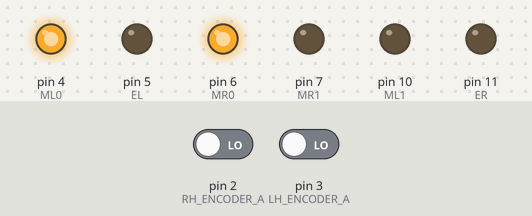
Simulated run of this sketch. Board: Arduino Uno, built with avr-gcc and run on an emulated ATmega328P. On the bench: output pins drawn as LEDs (lit = HIGH). Inputs (shaded band) come from the test bench; at power-on: pin 2 (RH_ENCODER_A) LOW, pin 3 (LH_ENCODER_A) LOW.

Above: at 0.1 s.
Timing chart, 0 to 1.6 s (numbered marks = the images above):
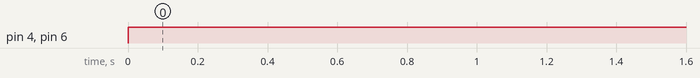

Measured:
- by itself, pin 4 (ML0), pin 6 (MR0): LOW → HIGH at 0.00 s

The sketch:

pid_test.ino
```cpp
#include "motors_speed_pid.h"
#include "encoders.h"

void setup() {

	set_encoders_input();
	set_pid_parameters();
}

void loop() {

	motors_speed_pid(0.0, 0.0);

	delay(20);
}
```

encoders.cpp
```cpp
#include <Arduino.h>

#define RH_ENCODER_A 2
#define RH_ENCODER_B 8
#define LH_ENCODER_A 3
#define LH_ENCODER_B 9

volatile  long rightCount = 0;
volatile  long leftCount = 0;


void leftEncoderEvent(){
  if(digitalRead(LH_ENCODER_A) == HIGH){
    if(digitalRead(LH_ENCODER_B) == LOW){
      leftCount++;
    }else{
      leftCount--;
    }
  }
  else{
    if(digitalRead(LH_ENCODER_B) == LOW){
      leftCount--;
    }else{
      leftCount++;
    }
  }
}

void rightEncoderEvent(){
  if(digitalRead(RH_ENCODER_A) == HIGH){
    if(digitalRead(RH_ENCODER_B) == LOW){
      rightCount++;
    }else{
      rightCount--;
    }
  }

  else{
    if(digitalRead(RH_ENCODER_B) == LOW){
      rightCount--;
    }else{
      rightCount++;
    }
  }
}


volatile long left_count(){
	return leftCount;
}
volatile long right_count(){
	return rightCount;
}

void set_encoders_input(){
	pinMode(RH_ENCODER_A, INPUT);
	pinMode(RH_ENCODER_B, INPUT);
	pinMode(LH_ENCODER_A, INPUT);
	pinMode(LH_ENCODER_B, INPUT);

	attachInterrupt(0, rightEncoderEvent, CHANGE);
	attachInterrupt(1, leftEncoderEvent, CHANGE);
}
```

encoders.h
```cpp
void set_encoders_input();
void leftEncoderEvent();
void rightEncoderEvent();
volatile long left_count();
volatile long right_count();
```

motors_speed.cpp
```cpp
#include <Arduino.h>

#define ML0  4
#define ML1 10
#define MR0  6
#define MR1  7

#define EL   5
#define ER  11


void set_motors(){
	pinMode(ML0, OUTPUT);
	pinMode(ML1, OUTPUT);
	pinMode(EL,  OUTPUT);
	pinMode(MR0, OUTPUT);
	pinMode(MR1, OUTPUT);
	pinMode(ER,  OUTPUT);
}

void move_motors(int left_dir, int left_pwm, int right_dir, int right_pwm) {
		digitalWrite(ML0, left_dir);
		digitalWrite(ML1, !left_dir);
		analogWrite(EL, left_pwm);

		digitalWrite(MR0, right_dir);
		digitalWrite(MR1, !right_dir);
		analogWrite(ER, right_pwm);
}
```

motors_speed.h
```cpp
void set_motors();
void move_motors(int, int, int, int);
```

motors_speed_pid.cpp
```cpp
#include "Arduino.h"
#include "PID_v1.h"
#include "encoders.h"
#include "motors_speed.h"


#define maxPID 175
#define minPID 0
#define maxPWM 255
#define minPWM 0

int leftFoward  = HIGH;
int rightFoward = HIGH;

int leftBackward  = LOW;
int rightBackward = LOW;

int left_pwm  = 0;
int right_pwm = 0;

long time_old = 0;
float cycle_time = 40;

int pwmR = 0;
int pwmL = 0;

double RPMRight = 0.0;
double RPMLeft = 0.0;

volatile long rel_right_count = 0;
volatile long  rel_left_count = 0;

unsigned int pulses_per_turn = 600;

double goal_rpm_right = 0.0;
double goal_rpm_left  = 0.0;

float wheel_diameter = (43.38)/1000;

double  leftSetpoint,  leftInput,  leftOutput;
double rightSetpoint, rightInput, rightOutput;

PID leftPID(&leftInput, &leftOutput, &leftSetpoint, 0.05, 6, 0.009, DIRECT);
PID rightPID(&rightInput, &rightOutput, &rightSetpoint, 0.01, 5, 0.01, DIRECT);

void set_pid_parameters() {

	set_motors();

	leftInput  =  RPMLeft;
	rightInput = RPMRight;
	leftSetpoint  =  goal_rpm_left;
	rightSetpoint = goal_rpm_right;

	leftPID.SetMode(AUTOMATIC);
	rightPID.SetMode(AUTOMATIC);
	leftPID.SetOutputLimits(minPID,  maxPID);
	rightPID.SetOutputLimits(minPID, maxPID);
}

void compute_rpm() {
	if(millis() -time_old >= cycle_time) {

		rel_left_count  = left_count()  -  rel_left_count;
		rel_right_count = right_count() - rel_right_count;
		RPMLeft  = 60 * abs(rel_left_count)  / pulses_per_turn * 1000 / (millis() - time_old);
		RPMRight = 60 * abs(rel_right_count) / pulses_per_turn * 1000 / (millis() - time_old);

		rel_left_count  =  left_count();
		rel_right_count = right_count();

		time_old = millis();
	}
}

void motors_speed_pid(float goal_speed_left, float goal_speed_right) {

    compute_rpm();

	goal_rpm_left  = goal_speed_left  * 60/(3.1416 * wheel_diameter);
	goal_rpm_right = goal_speed_right * 60/(3.1416 * wheel_diameter);


	leftInput  =  RPMLeft;
	rightInput = RPMRight;

	leftSetpoint  = abs(goal_rpm_left);
	rightSetpoint = abs(goal_rpm_right);

	leftPID.Compute();
	rightPID.Compute();

	left_pwm  = map(leftOutput,  minPID, maxPID, minPWM, maxPWM);
	right_pwm = map(rightOutput, minPID, maxPID, minPWM, maxPWM);

	if(goal_speed_left  < 0) leftFoward  = LOW;
	if(goal_speed_right < 0) rightFoward = LOW;

	move_motors(leftFoward, left_pwm, rightFoward, right_pwm);
}
```

motors_speed_pid.h
```cpp
void set_pid_parameters();
void compute_rpm();
void motors_speed_pid(float, float);
```
